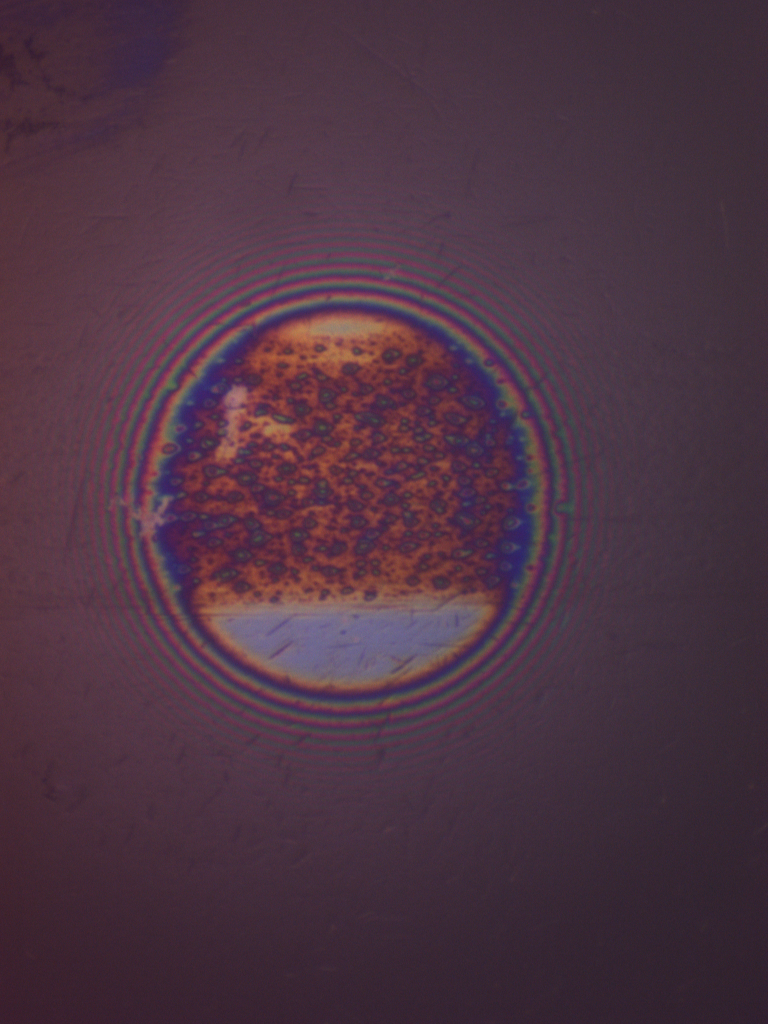
%> input picture ExampleImage.bmp, 768 x 1024 px
$ octave --eval "result = SLIMConvFindCircle(imread('ExampleImage.bmp'));"   (GNU Octave 9; MATLAB toolbox functions it lacks are replaced by stand-ins)
%> lines starting %> are read from the running program, lines starting %| are printed output that depends on the picture; in (x1, y1, x2, y2) boxes, pixels count from 0 and x2, y2 are one past the last pixel; in counts of white or black regions, pixels touching at a corner belong together; the program's own positions count from 1
% Function to convolutionally find SLIM circle

function [circrad, circloc] = SLIMConvFindCircle(I, avgblksz)

    if nargin<2
        avgblksz = 16; % average block size
    end

    s = 5; % smoothing for radius finding
    minr = 64; % minimum radius in pixels (original image)
    avgr = 4;
    % ratio of 1st convolution block size to 2nd convolution block size
    % (higher is more computationally expensive but improves accuracy of
    % both location and radius detection)
    avbs = avgblksz/avgr;

    circrad = 0;
    circloc = [0,0];

%     AAa = imgaverage(I,avbs);
    AAa = imresize(I,1/avbs);
%     A = imgaverage(AAa,avgr);
    A = imresize(AAa,1/avgr);
    AG = imgradient(A(:,:,1))+imgradient(A(:,:,2))+imgradient(A(:,:,3));
    AG = AG./max(AG,[],'all');

    [Y,X,~] = size(AG);
    Q = imgconvolve90(AG);
    [~,xlin] = min(Q,[],'all','linear');
    [y,x,~] = ind2sub(size(Q),xlin);
    if (y < X/2-1) || (y > X/2-1+Y-1) || (x < Y/2-1) || (x > Y/2-1+X-1)
        warning(['Q matrix minimum (' num2str(y) ',' num2str(x), ') is outside region of original image']);
        return
    end

% [6 lines of commented-out code are left out]
    AAG = imgradient(AAa(:,:,1))+imgradient(AAa(:,:,2))+imgradient(AAa(:,:,3));
    AAG = AAG./max(AAG,[],'all');
    [YY,XX,~] = size(AAG);
    QQ = imgconvolve90(AAG,(x-1)*avgr,(x+1)*avgr,(y-1)*avgr,(y+1)*avgr);
    [~,xxlin] = min(QQ,[],'all','linear');
    [yy,xx,~] = ind2sub(size(QQ),xxlin);

    aa = xx-1-(XX+YY-2)/2;
    bb = yy-1-(XX+YY-2)/2;
    uu = floor((aa-bb)/2+XX/2+1);
    vv = floor(YY/2+1+(aa+bb)/2);

    if (uu < 1 || vv < 1 || uu > XX || vv > yy)
        warning(['Second convolution moved centre (' num2str(uu) ',' num2str(vv) ') outside image']);
        return
    end

    Aa = uu;
    Bb = vv;
    ofs = floor(minr/avbs);
    Vr = smooth(AAG(Bb,Aa:XX),s);
    Vl = smooth(flip(AAG(Bb,1:Aa)),s);
    Vt = smooth(flip(AAG(1:Bb,Aa)),s);
    Vb = smooth(AAG(Bb:YY,Aa),s);
    ml = max([length(Vr), length(Vl), length(Vt), length(Vb)]);
    Vr = padarray(Vr,ml-length(Vr),'post');
    Vl = padarray(Vl,ml-length(Vl),'post');
    Vt = padarray(Vt,ml-length(Vt),'post');
    Vb = padarray(Vb,ml-length(Vb),'post');
    Vff = Vr.*Vl.*Vt.*Vb;
    Vff(1:ofs) = 0;

    [~,iff] = max(Vff);
    circrad = (iff-1)*avbs;
    circloc = [Aa,Bb].*avbs;
end


function [Iavg] = imgaverage(I,n)
    crosshairs = floor(size(I,[1,2])./2); % zero-indexed co-ordinates
    avgex = floor(crosshairs(2)/n);
    avgey = floor(crosshairs(1)/n);
    Iavg = zeros(2*avgey,2*avgex,size(I,3));
    for p = -avgey:avgey-1
        for q = -avgex:avgex-1
            Iavg(p+avgey+1,q+avgex+1,:) = mean(I(crosshairs(1)+p*n+1:crosshairs(1)+(p+1)*n, crosshairs(2)+q*n+1:crosshairs(2)+(q+1)*n, :),[1,2]);
        end
    end
    Iavg = uint8(Iavg);
end

function [Q] = imgconvolve90(I,startx,finishx,starty,finishy)
    [Y,X,~] = size(I);

    if nargin<5
        finishx = X+Y-2;
        startx = 1;
        finishy = X+Y-2;
        starty = 1;
    end

    % Extend image
    E(X:X+Y-1,Y:Y+X-1) = I;

    E(1:X-1,Y:Y+X-1) = repmat(I(1,:),X-1,1); % top edge
    E(X+Y:2*X-2+Y,Y:Y+X-1) = repmat(I(Y,:),X-1,1); % bottom edge
    E(X:X+Y-1,1:Y-1) = repmat(I(:,1),1,Y-1); % left edge
    E(X:X+Y-1,Y+X:X+2*Y-2) = repmat(I(:,X),1,Y-1); % right edge
    E(1:X-1,1:Y-1) = repmat(I(1,1),X-1,Y-1); % top-left corner
    E(1:X-1,Y+X:X+2*Y-2) = repmat(I(1,X),X-1,Y-1); % top-right corner
    E(X+Y:2*X-2+Y,1:Y-1) = repmat(I(Y,1),X-1,Y-1); % bottom-left corner
    E(X+Y:2*X-2+Y,Y+X:X+2*Y-2) = repmat(I(Y,X),X-1,Y-1); % bottom-right corner
    B = imrotate(I,-90);
    Q = ones(Y+X-2,X+Y-2);
    M = true(Y+X-2,X+Y-2);
    M(starty:finishy,startx:finishx) = false;
    for p = starty:finishy
        for q = startx:finishx
            Q(p,q) = sum((abs(E(p:p+X-1,q:q+Y-1)-B(:,:))).^2,[1,2]);
        end
    end
    Q = Q./max(Q,[],'all');
    Q(M) = NaN;
end
%> in imgconvolve90, `E(1:X-1,Y:Y+X-1) = repmat(I(1,:),X-1,1);`: E: size 111x111 double; min 0, max 1, mean 0.177
%> in imgconvolve90, `M(starty:finishy,startx:finishx) = false;`: M: size 110x110 logical; every value is 0
%> after the loop in imgconvolve90, `for p = starty:finishy`:
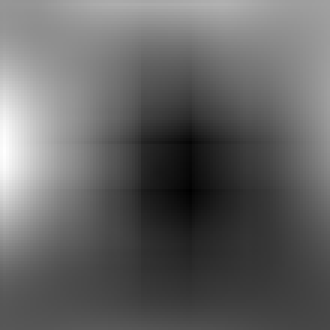
%> Q: size 110x110 double (shown 3 times larger); min 410.9, max 2012.2, mean 1038.5; drawn with min black and max white
%> in imgconvolve90, `Q = Q./max(Q,[],'all');`:
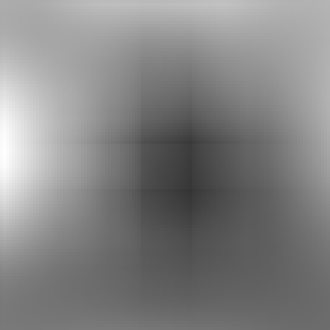
%> Q: size 110x110 double (shown 3 times larger); min 0.204, max 1, mean 0.516
%> in SLIMConvFindCircle, `[~,xlin] = min(Q,[],'all','linear');`: xlin = 6994
%> in SLIMConvFindCircle, `[y,x,~] = ind2sub(size(Q),xlin);`: y = 64
%> in SLIMConvFindCircle, `AAG = imgradient(AAa(:,:,1))+imgradient(AAa(:,:,2))+imgradient(AAa(:,:..`:
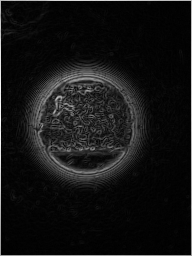
%> AAG: size 256x192 double; min 0, max 877.6, mean 69.5; drawn with min black and max white
%> call 2 of imgconvolve90, with startx = 252, finishx = 260, starty = 252, finishy = 260
%> in imgconvolve90 (call 2), `E(1:X-1,Y:Y+X-1) = repmat(I(1,:),X-1,1);`: E: size 447x447 double; min 0, max 1, mean 0.163
%> in imgconvolve90 (call 2), `E(X+Y:2*X-2+Y,Y+X:X+2*Y-2) = repmat(I(Y,X),X-1,Y-1);`:
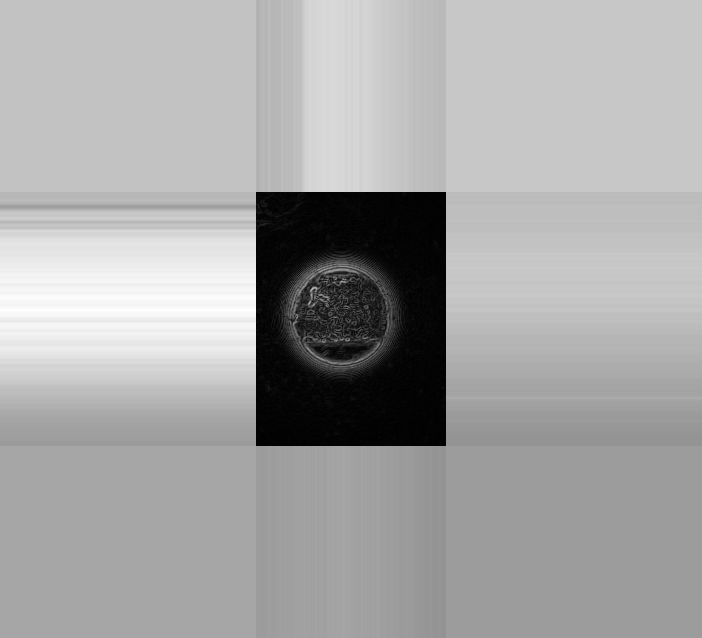
%> E: size 638x702 double; min 0, max 1, mean 0.653
%> in imgconvolve90 (call 2), `B = imrotate(I,-90);`:
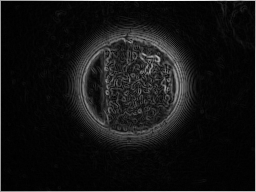
%> B: size 192x256 double; min 0, max 1, mean 0.0792; mean of the top-left, top-right, bottom-left and bottom-right quarters 0.082, 0.11, 0.0577, 0.067
%> in imgconvolve90 (call 2), `M(starty:finishy,startx:finishx) = false;`:
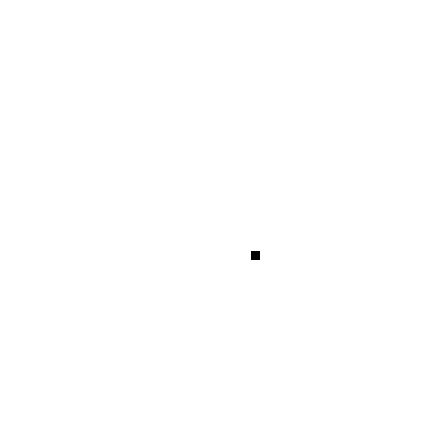
%> M: size 446x446 logical; 100% white; 1 black region, box (x1, y1, x2, y2) and area: (251, 251, 260, 260) 81
%> the loop in imgconvolve90 (call 2), `for p = starty:finishy` made 9 passes
%> after the loop in imgconvolve90 (call 2), `for p = starty:finishy`:
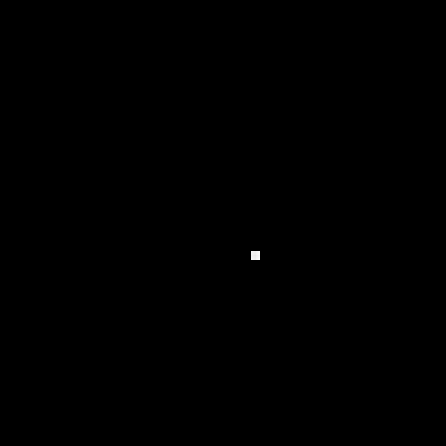
%> Q: size 446x446 double; min 1, max 7125.7, mean 3.8; drawn with min black and max white
%> in SLIMConvFindCircle, `[~,xxlin] = min(QQ,[],'all','linear');`: xxlin = 113986
%> in SLIMConvFindCircle, `[yy,xx,~] = ind2sub(size(QQ),xxlin);`: yy = 256
%> in SLIMConvFindCircle, `aa = xx-1-(XX+YY-2)/2;`: aa = 32
%> in SLIMConvFindCircle, `uu = floor((aa-bb)/2+XX/2+1);`: uu = 97
%> in SLIMConvFindCircle, `vv = floor(YY/2+1+(aa+bb)/2);`: vv = 161
%> in SLIMConvFindCircle, `Aa = uu;`: Aa = 97
%> in SLIMConvFindCircle, `Bb = vv;`: Bb = 161
%> in SLIMConvFindCircle, `Vr = smooth(AAG(Bb,Aa:XX),s);`: Vr = 96 values, max 0.704 at index 96, min 0.0119 at index 84, mean 0.0963
%> in SLIMConvFindCircle, `Vl = smooth(flip(AAG(Bb,1:Aa)),s);`: Vl = 97 values, max 0.912 at index 97, min 0.0212 at index 77, mean 0.121
%> in SLIMConvFindCircle, `Vt = smooth(flip(AAG(1:Bb,Aa)),s);`: Vt = 161 values, max 0.823 at index 161, min 0.0123 at index 155, mean 0.128
%> in SLIMConvFindCircle, `Vb = smooth(AAG(Bb:YY,Aa),s);`: Vb = 96 values, max 0.636 at index 96, min 0.00922 at index 91, mean 0.0803
%> in SLIMConvFindCircle, `Vr = padarray(Vr,ml-length(Vr),'post');`: Vr = 161 values, max 0.704 at index 96, min 0 at index 97, mean 0.0574
%> in SLIMConvFindCircle, `Vl = padarray(Vl,ml-length(Vl),'post');`: Vl = 161 values, max 0.912 at index 97, min 0 at index 98, mean 0.0727
%> in SLIMConvFindCircle, `Vb = padarray(Vb,ml-length(Vb),'post');`: Vb = 161 values, max 0.636 at index 96, min 0 at index 97, mean 0.0479
%> in SLIMConvFindCircle, `Vff = Vr.*Vl.*Vt.*Vb;`: Vff = 161 values, max 0.0209 at index 96, min 0 at index 97, mean 0.000223
%> in SLIMConvFindCircle, `[~,iff] = max(Vff);`: iff = 96
%> in SLIMConvFindCircle, `circrad = (iff-1)*avbs;`: circrad = 380
%> in SLIMConvFindCircle, `circloc = [Aa,Bb].*avbs;`: circloc = [388 644]
%> `result = SLIMConvFindCircle(imread('ExampleImage.bmp'));`: result = 380
